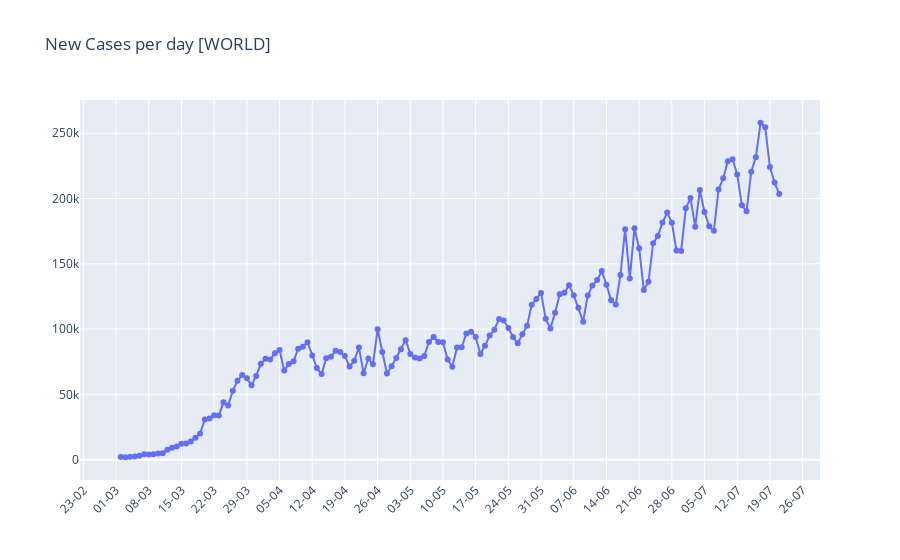

This figure's notebook cell:
### Code cell
figWorld = go.Figure()
figWorld.add_trace(go.Scatter(x=dfWorld.date, y=dfWorld.new_cases, name='New Cases'))

figWorld.update_traces(mode="markers+lines")
figWorld.update_layout(xaxis_tickformat = '%d-%m',
                       title='New Cases per day [WORLD]')

figWorld.update_xaxes(nticks=25, tickangle=315)
figWorld.show()

### Figure 1 — Plotly figure (JSON) as saved in the notebook; plotly's stock layout.template omitted (floating-point values rounded to 4 significant figures; data arrays with more than 128 entries replaced by an {"elided": "..."} marker saying what was removed)
{"data": [{"mode": "markers+lines", "name": "New Cases", "type": "scatter", "x": {"elided": "142 str values"}, "y": {"elided": "142 int values"}}], "layout": {"title": {"text": "New Cases per day [WORLD]"}, "xaxis": {"nticks": 25, "tickangle": -45, "tickformat": "%d-%m"}}}
